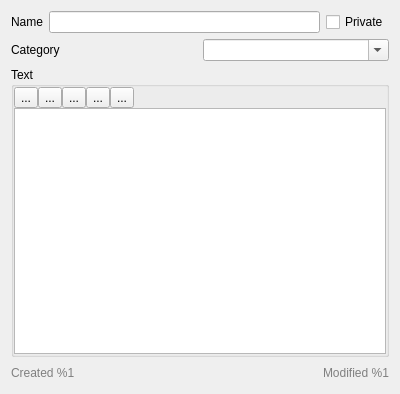
<?xml version="1.0" encoding="UTF-8"?>
<ui version="4.0">
 <class>NoteEditWidget</class>
 <widget class="QWidget" name="NoteEditWidget">
  <property name="geometry">
   <rect>
    <x>0</x>
    <y>0</y>
    <width>400</width>
    <height>394</height>
   </rect>
  </property>
  <property name="windowTitle">
   <string>Form</string>
  </property>
  <layout class="QVBoxLayout" name="verticalLayout_2">
   <item>
    <layout class="QHBoxLayout" name="horizontalLayout_2">
     <item>
      <widget class="QLabel" name="label">
       <property name="text">
        <string>Name</string>
       </property>
      </widget>
     </item>
     <item>
      <widget class="QLineEdit" name="nameEdit"/>
     </item>
     <item>
      <widget class="QCheckBox" name="privateBox">
       <property name="text">
        <string>Private</string>
       </property>
      </widget>
     </item>
    </layout>
   </item>
   <item>
    <layout class="QHBoxLayout" name="horizontalLayout_4">
     <property name="leftMargin">
      <number>0</number>
     </property>
     <property name="topMargin">
      <number>0</number>
     </property>
     <item>
      <widget class="QLabel" name="label_2">
       <property name="text">
        <string>Category</string>
       </property>
      </widget>
     </item>
     <item>
      <widget class="QComboBox" name="catBox">
       <property name="editable">
        <bool>true</bool>
       </property>
      </widget>
     </item>
    </layout>
   </item>
   <item>
    <widget class="QGroupBox" name="groupBox">
     <property name="title">
      <string>Text</string>
     </property>
     <layout class="QVBoxLayout" name="verticalLayout">
      <property name="spacing">
       <number>0</number>
      </property>
      <property name="margin">
       <number>0</number>
      </property>
      <item>
       <widget class="QWidget" name="widget" native="true">
        <layout class="QHBoxLayout" name="horizontalLayout">
         <property name="spacing">
          <number>0</number>
         </property>
         <property name="margin">
          <number>0</number>
         </property>
         <item>
          <widget class="QToolButton" name="boldButton">
           <property name="toolTip">
            <string>Set text bold</string>
           </property>
           <property name="text">
            <string>...</string>
           </property>
           <property name="icon">
            <iconset resource="../resources/resources.qrc">
             <normaloff>:/markup/bold</normaloff>:/markup/bold</iconset>
           </property>
           <property name="iconSize">
            <size>
             <width>24</width>
             <height>24</height>
            </size>
           </property>
           <property name="checkable">
            <bool>true</bool>
           </property>
          </widget>
         </item>
         <item>
          <widget class="QToolButton" name="italicButton">
           <property name="toolTip">
            <string>Set text italic</string>
           </property>
           <property name="text">
            <string>...</string>
           </property>
           <property name="icon">
            <iconset resource="../resources/resources.qrc">
             <normaloff>:/markup/italic</normaloff>:/markup/italic</iconset>
           </property>
           <property name="iconSize">
            <size>
             <width>24</width>
             <height>24</height>
            </size>
           </property>
           <property name="checkable">
            <bool>true</bool>
           </property>
          </widget>
         </item>
         <item>
          <widget class="QToolButton" name="underlineButton">
           <property name="toolTip">
            <string>Set text underline</string>
           </property>
           <property name="text">
            <string>...</string>
           </property>
           <property name="icon">
            <iconset resource="../resources/resources.qrc">
             <normaloff>:/markup/underline</normaloff>:/markup/underline</iconset>
           </property>
           <property name="iconSize">
            <size>
             <width>24</width>
             <height>24</height>
            </size>
           </property>
           <property name="checkable">
            <bool>true</bool>
           </property>
          </widget>
         </item>
         <item>
          <widget class="QToolButton" name="colorButton">
           <property name="toolTip">
            <string>Color selection</string>
           </property>
           <property name="text">
            <string>...</string>
           </property>
           <property name="icon">
            <iconset resource="../resources/resources.qrc">
             <normaloff>:/markup/color</normaloff>:/markup/color</iconset>
           </property>
           <property name="iconSize">
            <size>
             <width>24</width>
             <height>24</height>
            </size>
           </property>
          </widget>
         </item>
         <item>
          <widget class="QToolButton" name="dateButton">
           <property name="toolTip">
            <string>Insert current date/time</string>
           </property>
           <property name="text">
            <string>...</string>
           </property>
           <property name="icon">
            <iconset resource="../resources/resources.qrc">
             <normaloff>:/icons/clock</normaloff>:/icons/clock</iconset>
           </property>
           <property name="iconSize">
            <size>
             <width>24</width>
             <height>24</height>
            </size>
           </property>
          </widget>
         </item>
         <item>
          <spacer name="horizontalSpacer">
           <property name="orientation">
            <enum>Qt::Horizontal</enum>
           </property>
           <property name="sizeHint" stdset="0">
            <size>
             <width>40</width>
             <height>20</height>
            </size>
           </property>
          </spacer>
         </item>
        </layout>
       </widget>
      </item>
      <item>
       <widget class="MarkupTextEdit" name="textEdit"/>
      </item>
     </layout>
    </widget>
   </item>
   <item>
    <layout class="QHBoxLayout" name="horizontalLayout_3">
     <item>
      <widget class="QLabel" name="createdLabel">
       <property name="styleSheet">
        <string notr="true">color: rgb(128, 128, 128);</string>
       </property>
       <property name="text">
        <string>Created %1</string>
       </property>
      </widget>
     </item>
     <item>
      <spacer name="horizontalSpacer_2">
       <property name="orientation">
        <enum>Qt::Horizontal</enum>
       </property>
       <property name="sizeHint" stdset="0">
        <size>
         <width>40</width>
         <height>20</height>
        </size>
       </property>
      </spacer>
     </item>
     <item>
      <widget class="QLabel" name="modifiedLabel">
       <property name="styleSheet">
        <string notr="true">color: rgb(128, 128, 128);</string>
       </property>
       <property name="text">
        <string>Modified %1</string>
       </property>
      </widget>
     </item>
    </layout>
   </item>
  </layout>
 </widget>
 <customwidgets>
  <customwidget>
   <class>MarkupTextEdit</class>
   <extends>QTextEdit</extends>
   <header location="global">../markuptextedit.h</header>
  </customwidget>
 </customwidgets>
 <resources>
  <include location="../resources/resources.qrc"/>
 </resources>
 <connections/>
</ui>
